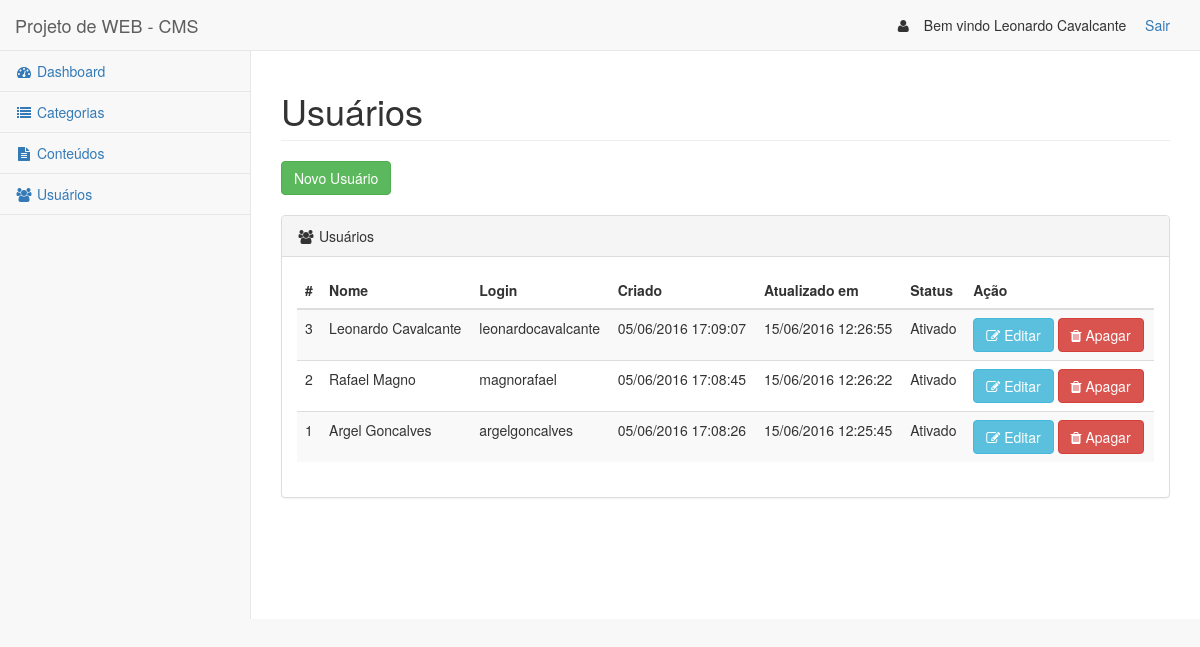
/usuarios/index.php (signed in), run on the app's committed database.
### tables this page shows
CREATE TABLE IF NOT EXISTS `usr_usuarios` (
  `usr_id` INT NOT NULL AUTO_INCREMENT COMMENT '	',
  `usr_nome` VARCHAR(100) NOT NULL COMMENT '',
  `usr_login` VARCHAR(100) NOT NULL COMMENT '',
  `usr_password` VARCHAR(100) NOT NULL COMMENT '',
  `usr_ativo` TINYINT(1) NOT NULL DEFAULT 1 COMMENT '	',
  `usr_criado_em` TIMESTAMP NOT NULL COMMENT '',
  `usr_alterado_em` TIMESTAMP NULL COMMENT '',
  PRIMARY KEY (`usr_id`)  COMMENT '');

### usuarios/index.php (the view, shortened to what this page needs)
<?php
$query_usuarios = "SELECT * FROM usr_usuarios ORDER BY usr_id DESC";
$res_usuarios = mysql_query($query_usuarios);
?>
<?php include '../layout/_header.php'; ?>
<div id="page-wrapper">
    <div class="row">
        <div class="col-lg-12">
            <h1 class="page-header">Usuários</h1>
        </div>
    </div>
    <div class="row">
        <div class="col-lg-12">
            <a href ="criar.php" class ="btn btn-success">Novo Usuário</a>
            <div class="clearfix"/><br /></div>
            <div class="panel panel-default">
                <div class="panel-heading">
                    <i class="fa fa-users fa-fw"></i>&nbsp;Usuários
                </div>
                <div class="panel-body">
                    <div class="table-responsive">
                        <table class="table table-striped">
                            <thead>
                                <tr>
                                    <th class='center'>#</th>
                                    <th class='center'>Nome</th>
                                    <th class='center'>Login</th>
                                    <th class='center'>Criado</th>
                                    <th class='center'>Atualizado em</th>
                                    <th class="center">Status</th>
                                    <th class="center">Ação</th>
                                </tr>
                            </thead>
                            <tbody>
                                <?php if (mysql_num_rows($res_usuarios) > 0): ?>
                                    <?php while ($row = mysql_fetch_array($res_usuarios)): ?>
                                        <tr>
                                            <td class='center'><?= $row['usr_id'] ?></td>
                                            <td><?= $row['usr_nome'] ?></td>
                                            <td><?= $row['usr_login'] ?></td>
                                            <td class='center'><?= date('d/m/Y H:i:s', strtotime($row['usr_criado_em'])) ?></td>
                                            <td class='center'><?= date('d/m/Y H:i:s', strtotime($row['usr_alterado_em'])) ?></td>
                                            <td class="center">
                                                <?= ($row['usr_ativo'] == "1"? "Ativado" : "Desativado") ?>
                                            </td>
                                            <td>
                                                <a href ="alterar.php?id=<?=$row['usr_id']?>" class ="btn btn-info">
                                                    <i class ="fa fa-edit"></i>&nbsp;Editar
                                                </a>
                                                <a href ="deletar.php?id=<?=$row['usr_id']?>" class ="btn btn-danger">
                                                    <i class ="fa fa-trash"></i>&nbsp;Apagar
                                                </a>
                                            </td>
                                        </tr>
                                    <?php endwhile; ?>
                                <?php else: ?>
                                    <tr>
                                        <td colspan="4">Sem conteúdos publicados</td>
                                    </tr>
                                <?php endif; ?>
                            </tbody>
                        </table>
                    </div>
                </div>
            </div>
        </div>
    </div>
    <?php include '../layout/_footer.php'; ?>

### data on the page
usr_usuarios: usr_id "3", usr_nome "Leonardo Cavalcante", usr_login "leonardocavalcante", usr_criado_em "05/06/2016 17:09:07", usr_alterado_em "15/06/2016 12:26:55", usr_ativo "Ativado"
usr_usuarios: usr_id "2", usr_nome "Rafael Magno", usr_login "magnorafael", usr_criado_em "05/06/2016 17:08:45", usr_alterado_em "15/06/2016 12:26:22", usr_ativo "Ativado"
usr_usuarios: usr_id "1", usr_nome "Argel Goncalves", usr_login "argelgoncalves", usr_criado_em "05/06/2016 17:08:26", usr_alterado_em "15/06/2016 12:25:45", usr_ativo "Ativado"

### other printed values
$usuario['usr_nome'] "Leonardo Cavalcante"
